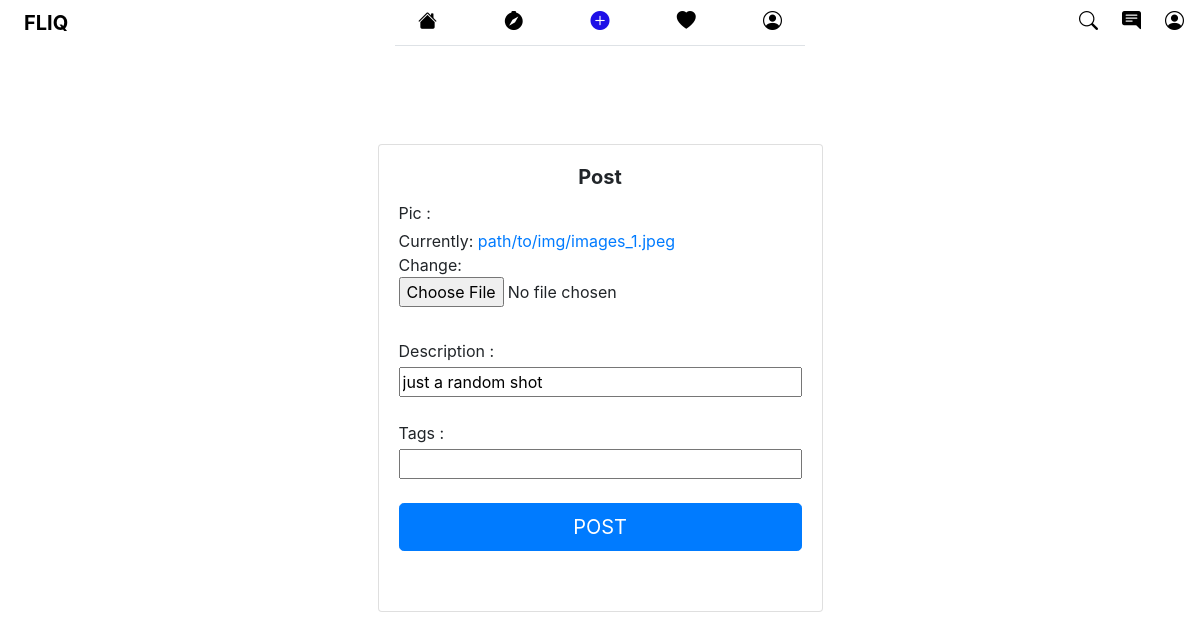
Page /post/3/update/ (signed in) on the earlier database version.
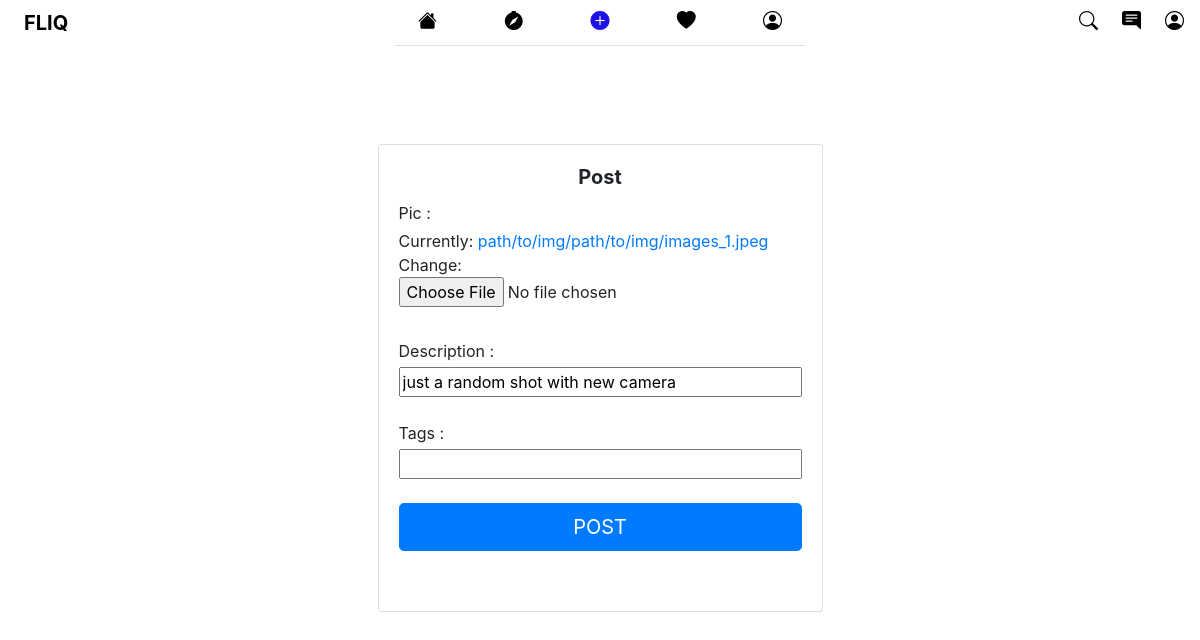
Same page on the later database version.
### feed/models.py (models this page shows, shortened)
class Post(models.Model):
    description = models.CharField(max_length=255, blank=True)
    pic = models.ImageField(upload_to='path/to/img')
    date_posted = models.DateTimeField(default=timezone.now)
    user_name = models.ForeignKey(User, on_delete=models.CASCADE)
    tags = models.CharField(max_length=100, blank=True)

### feed/views.py (the view, shortened to what this page needs)
# urls.py: path('post/<int:pk>/update/', PostUpdateView.as_view(), name='post-update'),
class PostUpdateView(LoginRequiredMixin, UserPassesTestMixin, UpdateView):
    model = Post
    fields = ['description', 'pic', 'tags']
    template_name = 'feed/create_post.html'
    def test_func(self):
        post = self.get_object()
        if self.request.user == post.user_name:
            return True
        return False

### users/models.py (called while the page is built)
    def get_absolute_url(self):
        return "/users/{}".format(self.slug)

### feed/templates/feed/create_post.html (shortened to what this page needs)
{% extends "feed/layout.html" %} {% load static %} {% load crispy_forms_tags %}
{% block newpostactive %}active{% endblock newpostactive %}
{% block content %}
<br /><br />
<div class="container">
  <div class="row">
    <div class="col-sm-9 col-md-7 col-lg-5 mx-auto">
      <div class="card card-signin my-5">
        <div class="card-body">
          <h5 class="card-title text-center"><b>Post</b></h5>
          <form class="form-signin" method="POST" enctype="multipart/form-data">
            <p class="p-0 mb-1">Pic : </p> {{form.pic}}<br>
            <p class="p-0 mb-1">Description : </p> {{form.description}}<br>
            <p class="p-0 mb-1">Tags : </p> {{form.tags}}<br>
            <div class="form-group">
              <button
                class="btn btn-lg btn-primary btn-block text-uppercase"
                type="submit"
              >
                Post</button
              ><br />
            </div>
          </form>
        </div>
      </div>
    </div>
  </div>
</div>
{% endblock content %}

Differences in the rows shown:
changed Post: description "just a random shot" → "just a random shot with new camera"
Other differences:
text no longer shown: "Currently: path/to/img/images_1.jpeg Change:"
text now shown: "Currently: path/to/img/path/to/img/images_1.jpeg Change:"
